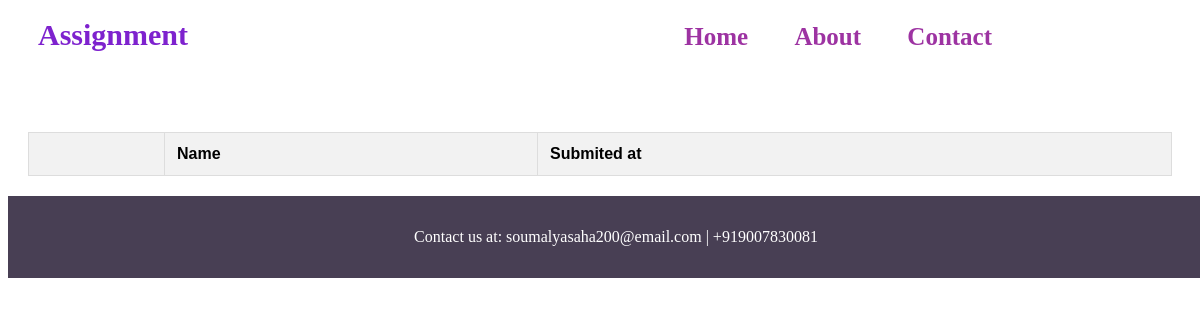
Page /about/ on the earlier database version.
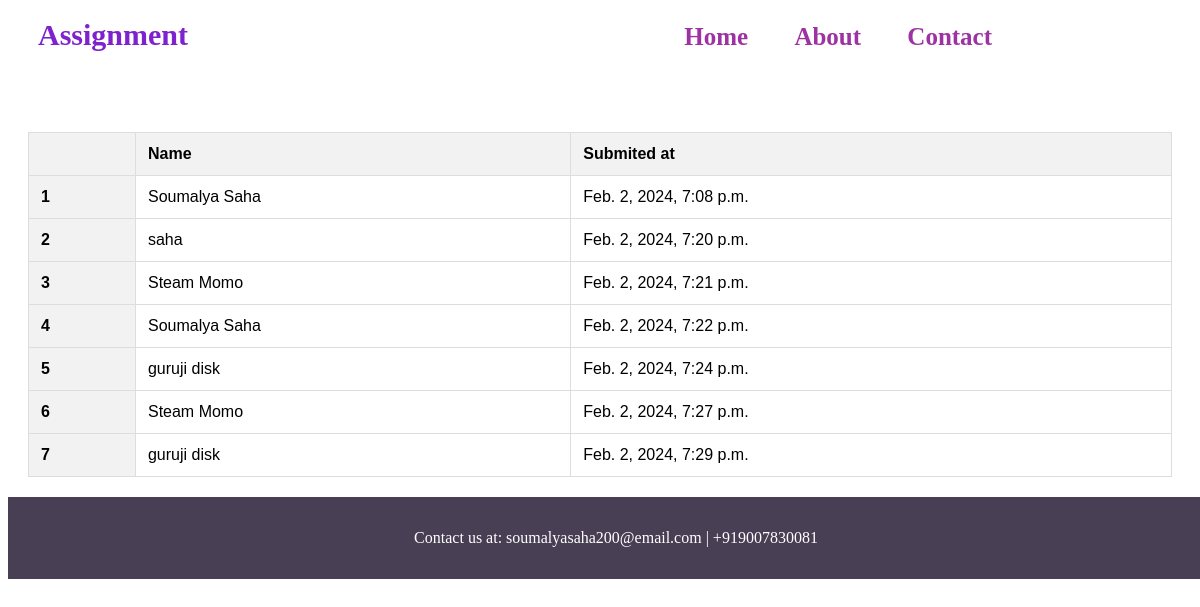
Same page on the later database version.
### base/models.py (models this page shows, shortened)
class FormData(models.Model):
    name = models.CharField(max_length=100)
    email = models.EmailField()
    mobileno = models.CharField(max_length=15)
    message = models.TextField(max_length=400)
    submission_date = models.DateTimeField(auto_now_add=True)

### base/views.py (the view)
# urls.py: path('about/',about, name='about'),
def about(request):
    context={'datas':FormData.objects.all()}
    return render(request,"about.html", context)

### base/templates/about.html
{% extends "base.html" %}
{% block start %}
<div class=about>
<div class="container mt-5">
    <table class="table">
        <thead>
          <tr>
            <th scope="col"></th>
            <th scope="col">Name</th>
            <th scope="col">Submited at</th>
          </tr>
        </thead>
        <tbody>
          {% for data in datas %}
          <tr>
            <th scope="row">{{forloop.counter}}</th>
            <td >{{data.name}}</td>
            <td >{{data.submission_date}}</td>
          </tr>
          {% endfor %}
        </tbody>
      </table>
</div>
</div>
{% endblock %}

Differences in the rows shown:
added FormData: name "Soumalya Saha", submission_date "Feb. 2, 2024, 7:08 p.m."
added FormData: name "saha", submission_date "Feb. 2, 2024, 7:20 p.m."
added FormData: name "Steam Momo", submission_date "Feb. 2, 2024, 7:21 p.m."
added FormData: name "Soumalya Saha", submission_date "Feb. 2, 2024, 7:22 p.m."
added FormData: name "guruji disk", submission_date "Feb. 2, 2024, 7:24 p.m."
added FormData: name "Steam Momo", submission_date "Feb. 2, 2024, 7:27 p.m."
added FormData: name "guruji disk", submission_date "Feb. 2, 2024, 7:29 p.m."
